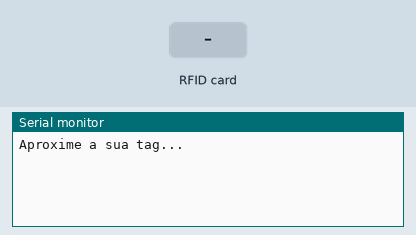
Recording of a sketch running on a simulated Arduino Uno, built with avr-gcc and run on an emulated ATmega328P. Parts: the last lines printed to the serial monitor. The test bench sets the inputs (shaded band).

Above: at 1.2 s.
1.3 s: RFID card F2 B1 AE 20 held to the reader
At 2.1 s:
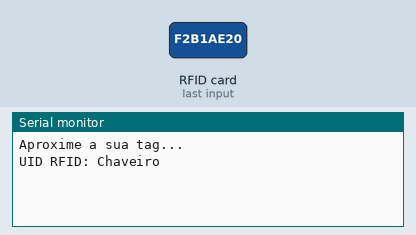
2.8 s: RFID card 42 36 5A 1A held to the reader
At 3.5 s:
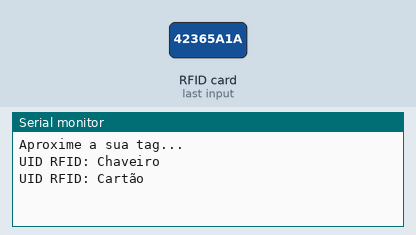
4.3 s: RFID card 5E 7A 19 C4 held to the reader
At 4.9 s:
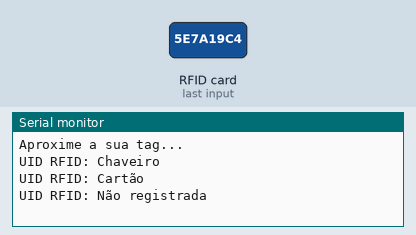

Measured:
- after the input at 1.3 s, the serial monitor: prints a new line at once (image 1)
- after the input at 2.8 s, the serial monitor: prints a new line at once (image 2)
- after the input at 4.3 s, the serial monitor: prints a new line at once (image 3)

The sketch:

usando_rfid_verifica_tag.ino.ino
```cpp
#include <MFRC522.h>
#include <SPI.h>
#define PINO_RST 9
#define PINO_SDA 10

MFRC522 rfid(PINO_SDA, PINO_RST);

void setup()
{
  Serial.begin(9600);

  SPI.begin();      // Inicia  SPI bus
  rfid.PCD_Init();

  Serial.println("Aproxime a sua tag...");
  Serial.println();
}

void loop()
{
   //Procura nova tag
  if (!rfid.PICC_IsNewCardPresent())
  {
    return;
  }

  // Seleciona uma tag
  if (!rfid.PICC_ReadCardSerial())
  {
    return;
  }

  //Mostra UID na serial
//  Serial.print("UID da tag :");
  String conteudo= "";

  for (byte i = 0; i < rfid.uid.size; i++)
  {
     conteudo.concat(String(rfid.uid.uidByte[i] < HEX ? " 0" : " "));
     conteudo.concat(String(rfid.uid.uidByte[i], HEX));
  }

//  Serial.println(conteudo);

  Serial.print("UID RFID: ");
  if (conteudo.substring(1) == "f2 b1 ae 20") //UID 1 - Chaveiro
  {
    Serial.println("Chaveiro");
  }
  else if (conteudo.substring(1) == "42 36 5a 1a") //UID 2 - Cartao
  {
    Serial.println("Cartão");
  }
  else
  {
    Serial.println("Não registrada");
  }
}
```
